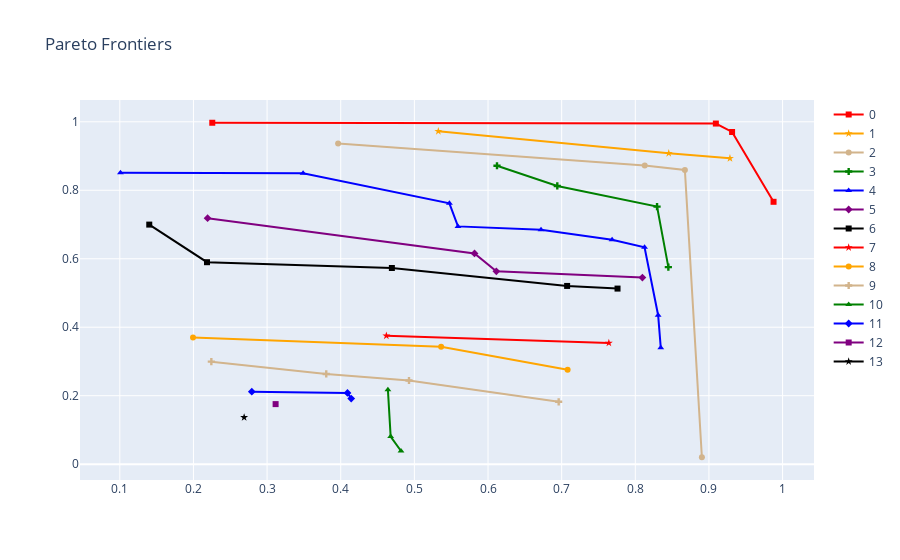

Notebook code for this chart:
### Code cell
# plot the different pareto frontiers
colrs = ('red', 'orange', 'tan', 'green', 'blue', 'purple', 'black')
symbs = ('square', 'star', 'circle', 'cross', 'triangle-up', 'diamond')

trc = [None]*len(pfs)
c = 0; s = 0
for i,front in enumerate(pfs):
    these = sols[front]
    col = colrs[c]; sym = symbs[s]
    trc[i] = go.Scatter({'x':these[:,0], 'y':these[:,1], 'mode':'lines+markers', 'name':i,
                          'line':{'color':col}, 'marker':{'symbol':sym, 'color':col}})
    # increment the color & symbol counters, modulo the enumeration lengths
    c = (c+1)%len(colrs); s = (s+1)%len(symbs)

plyoff.iplot(go.Figure(data=trc, layout=go.Layout(title='Pareto Frontiers')))

### Figure 1 — Plotly figure (JSON) as saved in the notebook; plotly's stock layout.template omitted (floating-point values rounded to 4 significant figures)
{"data": [{"line": {"color": "red"}, "marker": {"color": "red", "symbol": "square"}, "mode": "lines+markers", "name": "0", "type": "scatter", "x": [0.9877, 0.9314, 0.9094, 0.2256], "y": [0.7664, 0.9703, 0.9949, 0.9973]}, {"line": {"color": "orange"}, "marker": {"color": "orange", "symbol": "star"}, "mode": "lines+markers", "name": "1", "type": "scatter", "x": [0.9285, 0.8454, 0.5325], "y": [0.8935, 0.9082, 0.9725]}, {"line": {"color": "tan"}, "marker": {"color": "tan", "symbol": "circle"}, "mode": "lines+markers", "name": "2", "type": "scatter", "x": [0.8904, 0.8673, 0.8128, 0.3964], "y": [0.02024, 0.8593, 0.8723, 0.9368]}, {"line": {"color": "green"}, "marker": {"color": "green", "symbol": "cross"}, "mode": "lines+markers", "name": "3", "type": "scatter", "x": [0.8449, 0.8295, 0.6941, 0.6122], "y": [0.5757, 0.7524, 0.8126, 0.8717]}, {"line": {"color": "blue"}, "marker": {"color": "blue", "symbol": "triangle-up"}, "mode": "lines+markers", "name": "4", "type": "scatter", "x": [0.8346, 0.831, 0.8125, 0.7685, 0.672, 0.5592, 0.5476, 0.3489, 0.1009], "y": [0.3403, 0.435, 0.6333, 0.6556, 0.6848, 0.6945, 0.762, 0.8496, 0.8511]}, {"line": {"color": "purple"}, "marker": {"color": "purple", "symbol": "diamond"}, "mode": "lines+markers", "name": "5", "type": "scatter", "x": [0.8096, 0.6113, 0.5817, 0.2192], "y": [0.5451, 0.5632, 0.6157, 0.7186]}, {"line": {"color": "black"}, "marker": {"color": "black", "symbol": "square"}, "mode": "lines+markers", "name": "6", "type": "scatter", "x": [0.7759, 0.7074, 0.4694, 0.2184, 0.14], "y": [0.5129, 0.5206, 0.573, 0.5899, 0.6998]}, {"line": {"color": "red"}, "marker": {"color": "red", "symbol": "star"}, "mode": "lines+markers", "name": "7", "type": "scatter", "x": [0.7641, 0.4619], "y": [0.354, 0.3751]}, {"line": {"color": "orange"}, "marker": {"color": "orange", "symbol": "circle"}, "mode": "lines+markers", "name": "8", "type": "scatter", "x": [0.7081, 0.5363, 0.1994], "y": [0.2761, 0.3429, 0.3697]}, {"line": {"color": "tan"}, "marker": {"color": "tan", "symbol": "cross"}, "mode": "lines+markers", "name": "9", "type": "scatter", "x": [0.696, 0.4927, 0.3803, 0.2243], "y": [0.1822, 0.2444, 0.2635, 0.2995]}, {"line": {"color": "green"}, "marker": {"color": "green", "symbol": "triangle-up"}, "mode": "lines+markers", "name": "10", "type": "scatter", "x": [0.4819, 0.4678, 0.4641], "y": [0.03839, 0.08054, 0.2172]}, {"line": {"color": "blue"}, "marker": {"color": "blue", "symbol": "diamond"}, "mode": "lines+markers", "name": "11", "type": "scatter", "x": [0.4142, 0.4092, 0.2793], "y": [0.1917, 0.2083, 0.2116]}, {"line": {"color": "purple"}, "marker": {"color": "purple", "symbol": "square"}, "mode": "lines+markers", "name": "12", "type": "scatter", "x": [0.3116], "y": [0.1755]}, {"line": {"color": "black"}, "marker": {"color": "black", "symbol": "star"}, "mode": "lines+markers", "name": "13", "type": "scatter", "x": [0.2688], "y": [0.1367]}], "layout": {"autosize": true, "title": {"text": "Pareto Frontiers"}, "xaxis": {"autorange": true, "range": [0.04592, 1.043], "type": "linear"}, "yaxis": {"autorange": true, "range": [-0.05133, 1.069], "type": "linear"}}}
